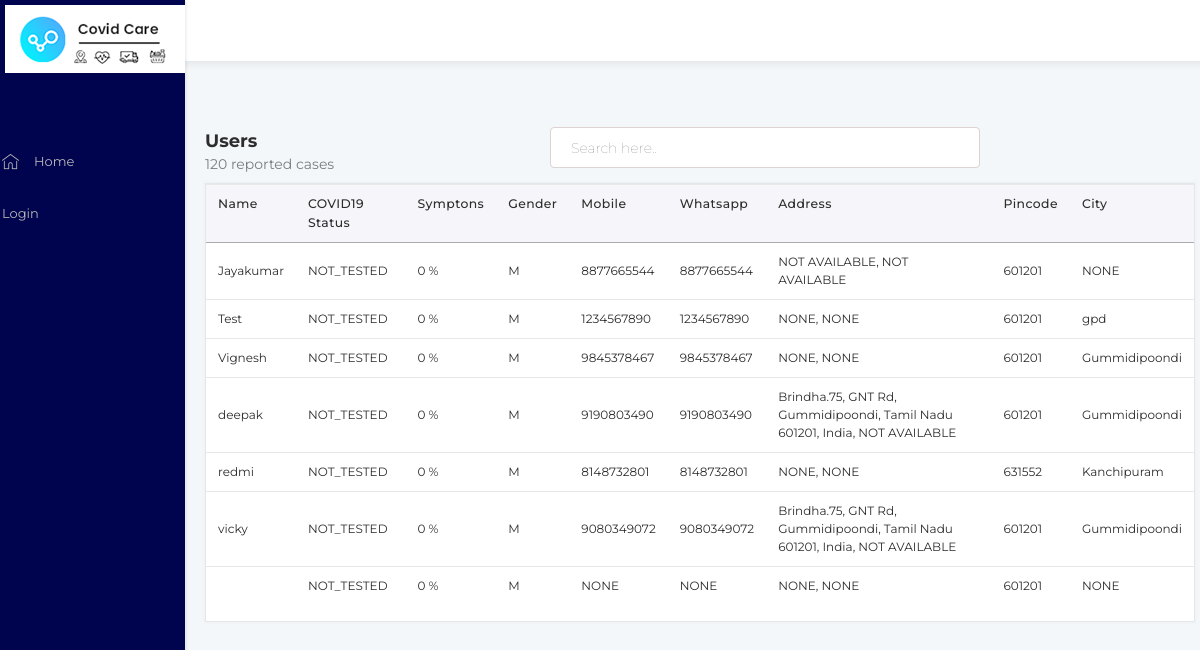
The app's page /customer_list/ with its own data.
### GEN/models.py (models this page shows, shortened)
class UserProfileInfo(models.Model):
    user = models.OneToOneField(User, on_delete=models.CASCADE)
    app_user_name = models.CharField(max_length=40, unique=False, default=dbconstants.VAL_STR_DEFAULT)
    password = models.CharField(max_length=16, unique=False, default=dbconstants.VAL_STR_DEFAULT)
    gender = models.CharField(max_length=10, unique=False, choices=dbconstants.GENDER_SET, default=dbconstants.GENDER_MALE)
    guardian = models.ForeignKey('self', on_delete=models.CASCADE, null = True, unique= False, related_name="user_guardian",  blank=True)
    age = models.CharField(max_length=2, unique=False, null = True)
    user_m_status = models.CharField(max_length=3, choices=dbconstants.M_STATUS_TYPES, default = dbconstants.M_STATUS_NOT_TESTED)
    app_user_type = models.ForeignKey(AppUserType, on_delete=models.CASCADE, null=True)
    phone_primary = models.CharField(max_length=10, unique=False, default=dbconstants.VAL_STR_DEFAULT)
    phone_secondary = models.CharField(max_length=10, unique=False, default=dbconstants.VAL_STR_DEFAULT)
    location_area = models.CharField(max_length=280, unique=False, default=dbconstants.VAL_STR_DEFAULT)
    location_sublocality = models.CharField(max_length=280, unique=False, default=dbconstants.VAL_STR_DEFAULT)
    location_locality = models.CharField(max_length=280, unique=False, default=dbconstants.VAL_STR_DEFAULT)
    device_token = models.CharField(max_length=250, default=dbconstants.VAL_STR_DEFAULT, null=True)
    symptom_total = models.IntegerField(default=0)
    location_city = models.CharField(max_length=280, unique=False, default=dbconstants.VAL_STR_DEFAULT)
    location_state = models.CharField(max_length=80, unique=False, choices=dbconstants.STATE_LIST, default=dbconstants.STATE_TAMIL_NADU)
    location_pincode = models.CharField(max_length=6, unique=False, default="601201")
    location_latitude = models.CharField(max_length=50, unique=False, default=dbconstants.VAL_STR_DEFAULT, null=True)
    location_longitude = models.CharField(max_length=50, unique=False, default=dbconstants.VAL_STR_DEFAULT, null=True)
    user_language = models.CharField(max_length=3, choices=dbconstants.USER_LANGUAGE, default = dbconstants.USER_LG_ENGLISH)
    user_type = models.CharField(max_length=3, choices=dbconstants.USER_TYPES, default = dbconstants.USER_TYPE_CONSUMER)
    user_status = models.CharField(max_length=2, choices=dbconstants.USER_STATUS, default=dbconstants.USER_STATUS_ACTIVE)
    status = models.CharField(max_length=2, choices=dbconstants.STATUS,  default=dbconstants.STATUS_ACTIVE)
    created_at = models.DateTimeField(auto_now_add=True)
    updated_at = models.DateTimeField(auto_now=True)
    is_available = models.BooleanField(default=True)
    is_active = models.BooleanField(default=True)
    brand = models.ForeignKey('GEN.BrandBasicInfo', on_delete=models.CASCADE, null=True, blank=True)
    brandbranch = models.ForeignKey('GEN.BrandBranchBasicInfo', on_delete=models.SET_NULL, null=True, blank=True)

### GEN/views.py (the view)
# urls.py: path('customer_list/',views.customer_list, name = "customer_list"),
def customer_list(request):
    user_list = UserProfileInfo.objects.prefetch_related('user').filter(user_type = dbconstants.USER_TYPE_CONSUMER).order_by('-created_at')
    user_list_final = []
    c_status = {}
    c_status["PTV"] = "TESTED_POSITIVE"
    c_status["NTV"] = "TESTED_NEGATIVE"
    c_status["TIP"] = "TEST_IN_PROGRESS"
    c_status["NTD"] = "NOT_TESTED"
    for user_temp in user_list:
        user_meta_raw = User.objects.get(username=user_temp.user)
        user_meta = {}
        user_meta['username'] = user_meta_raw.username
        user_meta['fullname'] = user_meta_raw.first_name
        user_meta['c_status'] =c_status[user_temp.user_m_status]
        user_parent_set = {}
        user_parent_set['user_meta'] = user_meta
        user_parent_set['user_profile'] = user_temp
        user_list_final.append(user_parent_set)
    serialized_obj = serializers.serialize('json', user_list)
    print("sizeb:"+ str(user_list.count()))
    page = request.GET.get('page', 1)
    paginator = Paginator(user_list_final, 10)
    try:
        users = paginator.page(page)
    except PageNotAnInteger:
        users = paginator.page(1)
    except EmptyPage:
        users = paginator.page(paginator.num_pages)
    return render(request, 'GEN/customers.html',  {'state_list':dbconstants.STATE_LIST_DICT, 'users': users})

### templates/GEN/customers.html (shortened to what this page needs)
{% extends "GEN/base.html" %}
{% block body_block %}
<div class="col-12  pl_20 pr_20">
  <div class="col-12 col-md-4 float-left pl_0">
    <h1 class="header_title float-left mt_15 w-100">Users </h1>
    <span class="font_14 float-left grey_color">120 reported cases</span>
  </div>
  <div class="col-md-8 float-right pr_0 mb_15">
    <input type="email" class="form-control float-left col-md-8 mt_15" placeholder="Search here..">
  </div>
<div class="common_container  pt_0">
  <div class="table-responsive">
      <table class="table">
          <thead>
            <tr>
              <th>Name</th>
              <th>COVID19 Status</th>
              <th>Symptons</th>
              <th>Gender</th>
              <th>Mobile</th>
              <th>Whatsapp</th>
              <th>Address</th>
              <th>Pincode</th>
              <th>City</th>
            </tr>
          </thead>
          <tbody>
            {% for user in users %}
              <tr>
                <td onclick="getUserOrderDetails('{{user.user_meta.username }}')">{{ user.user_meta.fullname }}</td>
                <td>{{ user.user_meta.c_status }}</td>
                <td>{{ user.user_profile.symptom_total }} %</td>
                <td>{{ user.user_profile.gender }}</td>
                <td>{{ user.user_profile.phone_primary }}</td>
                <td>{{ user.user_profile.phone_secondary }}</td>
                <td>{{ user.user_profile.location_area }}, {{ user.user_profile.location_sublocality }} </td>
                <td>{{ user.user_profile.location_pincode }}</td>
                <td>{{ user.user_profile.location_city }}</td>
              </tr>
            {% endfor %}
          </tbody>
        </table>
  </div>
</div>
</div>
{% endblock %}

### static/css/main.css (style rules this page uses)
:root { --orange: #2B31BA !important; ; --light-blue: #547398 !important; ; --primary: #2d2d2d !important; ; --second: #4d4d4d !important; ; --white: #fff; --grey: #7B7B7B !important; ; }
body { font-size: 14px; background: #F3F7FA; overflow-x: hidden; color: var(--primary); position: relative; font-family: 'Montserrat', sans-serif; }
.common_container { float: left; width: 100%; position: relative; background: #fff; background-color: #fff; transition: all 300ms ease-out; box-shadow: 0px 0px 2px 1px #f0f0f0; border: 1px solid #e2e8ea; }
.header_title { font-size: 18px; font-style: normal; font-stretch: normal; line-height: 28px; text-align: left; float: left; margin: 0; font-weight: 700; color: var(--black); font-family: 'Montserrat', sans-serif !important; }
.table thead th { vertical-align: top; border-bottom: 1.6px solid #ababab; font-size: 12.4px; font-weight: 500; letter-spacing: 0.4px; }
thead { background: #f6f6fa; }
.table td, .table th { padding: 0.75rem; vertical-align: middle; border-top: 1px solid #E8E8E8; padding-top: 10px; padding-bottom: 10px; font-size: 12px; }
.grey_color { color: var(--grey); }
.font_14 { font-size: 14px !important; line-height: normal; }
.form-control { border: 1px solid #dcd3d3; background-color: #fff; border-radius: 4px; padding: 10px 20px 10px; height: calc(2.5rem + 1px) !important; line-height: normal; font-size: 14px; color: #4d4d4d; transition: none; font-weight: 100 !important; }
.pl_0 { padding-left: 0px !important; }
.pr_0 { padding-right: 0px !important; }
.pt_0 { padding-top: 0px !important; }
.pl_20 { padding-left: 20px !important; }
.pr_20 { padding-right: 20px !important; }
.mb_15 { margin-bottom: 15px !important; }
.mt_15 { margin-top: 15px !important; }

### records on screen
UserProfileInfo: user_meta.fullname "Jayakumar", user_meta.c_status "NOT_TESTED", user_profile.symptom_total "0", user_profile.gender "M", user_profile.phone_primary "8877665544", user_profile.phone_secondary "8877665544", user_profile.location_area "NOT AVAILABLE", user_profile.location_sublocality "NOT AVAILABLE", user_profile.location_pincode "601201", user_profile.location_city "NONE"
UserProfileInfo: user_meta.fullname "Test", user_meta.c_status "NOT_TESTED", user_profile.symptom_total "0", user_profile.gender "M", user_profile.phone_primary "1234567890", user_profile.phone_secondary "1234567890", user_profile.location_area "NONE", user_profile.location_sublocality "NONE", user_profile.location_pincode "601201", user_profile.location_city "gpd"
UserProfileInfo: user_meta.fullname "Vignesh", user_meta.c_status "NOT_TESTED", user_profile.symptom_total "0", user_profile.gender "M", user_profile.phone_primary "9845378467", user_profile.phone_secondary "9845378467", user_profile.location_area "NONE", user_profile.location_sublocality "NONE", user_profile.location_pincode "601201", user_profile.location_city "Gummidipoondi"
UserProfileInfo: user_meta.fullname "deepak", user_meta.c_status "NOT_TESTED", user_profile.symptom_total "0", user_profile.gender "M", user_profile.phone_primary "9190803490", user_profile.phone_secondary "9190803490", user_profile.location_area "Brindha.75, GNT Rd, Gummidipoondi, Tamil Nadu 601201, India", user_profile.location_sublocality "NOT AVAILABLE", user_profile.location_pincode "601201", user_profile.location_city "Gummidipoondi"
UserProfileInfo: user_meta.fullname "redmi", user_meta.c_status "NOT_TESTED", user_profile.symptom_total "0", user_profile.gender "M", user_profile.phone_primary "8148732801", user_profile.phone_secondary "8148732801", user_profile.location_area "NONE", user_profile.location_sublocality "NONE", user_profile.location_pincode "631552", user_profile.location_city "Kanchipuram"
UserProfileInfo: user_meta.fullname "vicky", user_meta.c_status "NOT_TESTED", user_profile.symptom_total "0", user_profile.gender "M", user_profile.phone_primary "9080349072", user_profile.phone_secondary "9080349072", user_profile.location_area "Brindha.75, GNT Rd, Gummidipoondi, Tamil Nadu 601201, India", user_profile.location_sublocality "NOT AVAILABLE", user_profile.location_pincode "601201", user_profile.location_city "Gummidipoondi"
UserProfileInfo: user_meta.c_status "NOT_TESTED", user_profile.symptom_total "0", user_profile.gender "M", user_profile.phone_primary "NONE", user_profile.phone_secondary "NONE", user_profile.location_area "NONE", user_profile.location_sublocality "NONE", user_profile.location_pincode "601201", user_profile.location_city "NONE"
